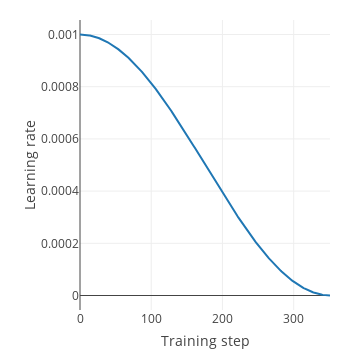

The code cell stored with this chart in its notebook:
### Code cell
lr_func = fw.train.cosine_lr(init_lr=0.001, total_steps=total_steps)
fw.plt.plot_lr_func(lr_func, total_steps)

### Figure 1 — Plotly figure (JSON) as saved in the notebook; plotly's stock layout.template omitted (floating-point values rounded to 4 significant figures; data arrays with more than 128 entries replaced by an {"elided": "..."} marker saying what was removed)
{"data": [{"y": {"elided": "352 float values"}, "type": "scatter", "uid": "692cfa63-c150-4f86-9898-8bb3980e47d5"}], "layout": {"autosize": false, "yaxis": {"title": {"text": "Learning rate"}}, "height": 350, "width": 350, "xaxis": {"title": {"text": "Training step"}}, "margin": {"r": 20, "b": 40, "l": 80, "t": 20}}}
